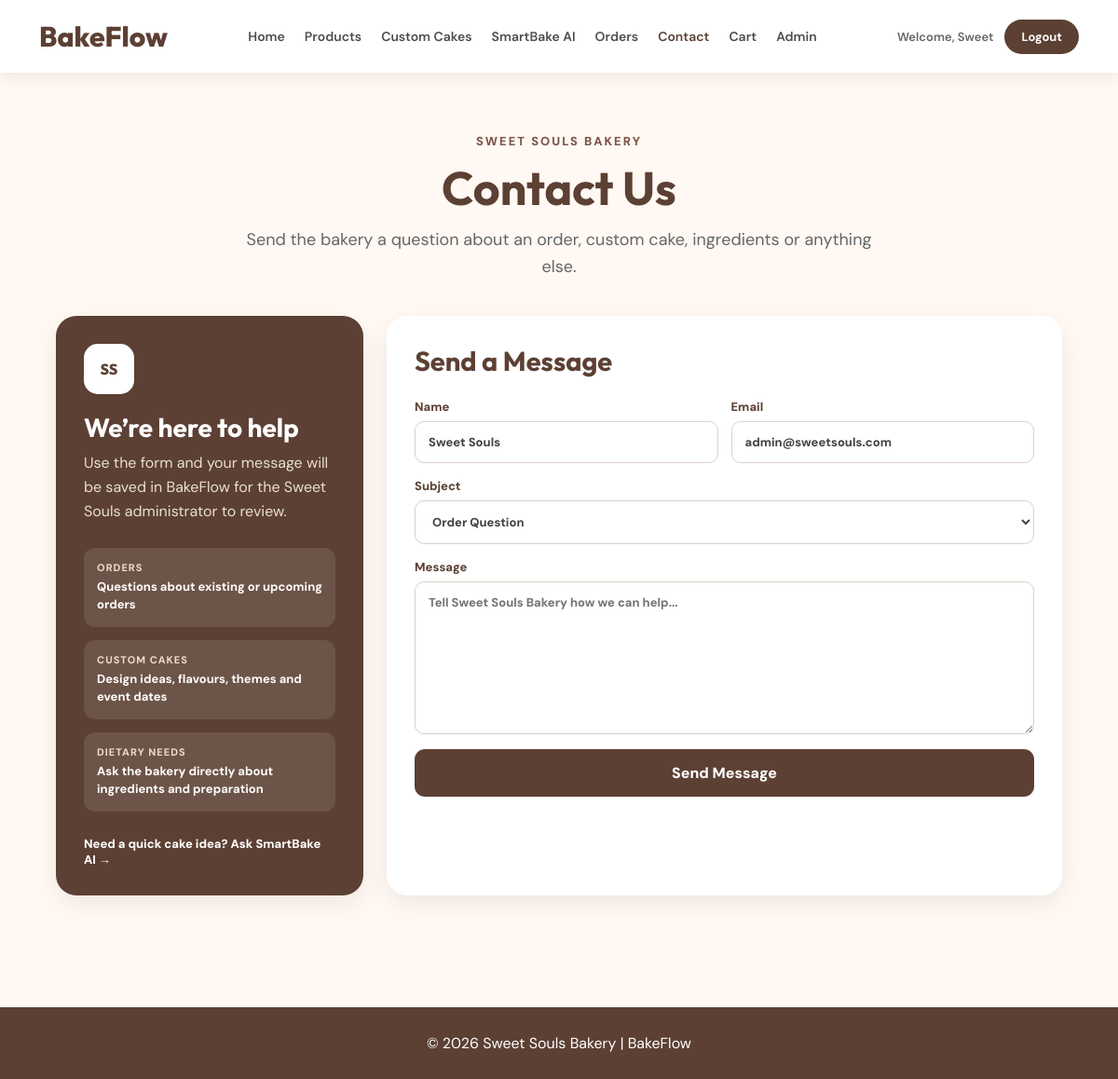
/contact (signed in), run on the app's committed database.
### tables this page shows
CREATE TABLE users (

        id INTEGER PRIMARY KEY AUTOINCREMENT,

        first_name TEXT NOT NULL,

        last_name TEXT NOT NULL,

        email TEXT UNIQUE NOT NULL,

        phone TEXT NOT NULL,

        password TEXT NOT NULL,

        street TEXT NOT NULL,

        suburb TEXT NOT NULL,

        state TEXT NOT NULL,

        postcode TEXT NOT NULL,

        favourite_cake TEXT,

        dietary TEXT,

        marketing INTEGER,

        role TEXT NOT NULL

    );

### app.py (the view, shortened to what this page needs)
@app.route("/contact", methods=["GET", "POST"])
@login_required
def contact():
    user = get_logged_in_user()
    return render_template("contact.html", username=session["user"], user=user)

### app.py (called while the page is built)
def get_db_connection():
    connection = sqlite3.connect(DATABASE)
    connection.row_factory = sqlite3.Row
    connection.execute("PRAGMA foreign_keys = ON")
    return connection

def login_required(function):
    @wraps(function)
    def wrapped(*args, **kwargs):
        if "user" not in session or "email" not in session:
            flash("Please log in to continue.")
            return redirect(url_for("login"))
        return function(*args, **kwargs)
    return wrapped

def get_logged_in_user():
    if "email" not in session:
        return None
    connection = get_db_connection()
    user = connection.execute("SELECT * FROM users WHERE email = ?", (session["email"],)).fetchone()
    connection.close()
    return user

@app.context_processor
def shared_template_values():
    cart_count = 0
    if session.get("email"):
        connection = get_db_connection()
        product_count = connection.execute(
            "SELECT COALESCE(SUM(quantity), 0) FROM cart WHERE user_email = ?",
            (session["email"],)
        ).fetchone()[0]
        custom_count = connection.execute(
            "SELECT COALESCE(SUM(quantity), 0) FROM custom_cart WHERE user_email = ?",
            (session["email"],)
        ).fetchone()[0]
        connection.close()
        cart_count = product_count + custom_count
    return {
        "cart_count": cart_count,
        "current_role": session.get("role"),
    }

### templates/contact.html (shortened to what this page needs)
{% extends "base.html" %}
{% block page_css %}
<link rel="stylesheet" href="{{ url_for('static', filename='css/contact.css') }}">
{% endblock %}
{% block content %}
<section class="page-header">
    <p class="page-label">Sweet Souls Bakery</p>
    <h1>Contact Us</h1>
    <p>Send the bakery a question about an order, custom cake, ingredients or anything else.</p>
</section>
<main class="contact-layout">
    <section class="contact-info">
        <div class="info-badge">SS</div>
        <h2>We’re here to help</h2>
        <p>Use the form and your message will be saved in BakeFlow for the Sweet Souls administrator to review.</p>
        <div class="info-list">
            <div><span>Orders</span><strong>Questions about existing or upcoming orders</strong></div>
            <div><span>Custom Cakes</span><strong>Design ideas, flavours, themes and event dates</strong></div>
            <div><span>Dietary Needs</span><strong>Ask the bakery directly about ingredients and preparation</strong></div>
        </div>
        <a href="{{ url_for('smartbake') }}" class="ai-link">Need a quick cake idea? Ask SmartBake AI →</a>
    </section>
    <section class="contact-card">
        <h2>Send a Message</h2>
        <form action="{{ url_for('contact') }}" method="POST">
            <div class="field-grid two">
                <label>
                    Name
                    <input type="text" name="name" value="{{ user['first_name'] }} {{ user['last_name'] }}" required>
                </label>
                <label>
                    Email
                    <input type="email" name="email" value="{{ user['email'] }}" required>
                </label>
            </div>
            <label>
                Subject
                <select name="subject" required>
                    <option value="Order Question">Order Question</option>
                </select>
            </label>
            <label>
                Message
                <textarea name="message" rows="8" maxlength="1500" placeholder="Tell Sweet Souls Bakery how we can help..." required></textarea>
            </label>
            <button type="submit">Send Message</button>
        </form>
    </section>
</main>
{% endblock %}

### templates/base.html (shortened to what this page needs)
<!DOCTYPE html>
<html lang="en">
<head>
    {% block page_css %}{% endblock %}
    <link rel="stylesheet" href="{{ url_for('static', filename='css/common.css') }}">
</head>
<body>
    <nav class="main-nav">
        <div class="logo">
            <a href="{{ url_for('home') }}">BakeFlow</a>
        </div>
        <ul class="nav-links">
            <li><a class="{% if request.endpoint == 'home' %}active{% endif %}" href="{{ url_for('home') }}">Home</a></li>
            <li><a class="{% if request.endpoint in ['products', 'product_details'] %}active{% endif %}" href="{{ url_for('products') }}">Products</a></li>
            <li><a class="{% if request.endpoint in ['custom_cakes', 'add_saved_custom_cake'] %}active{% endif %}" href="{{ url_for('custom_cakes') }}">Custom Cakes</a></li>
            <li><a class="{% if request.endpoint in ['smartbake', 'smartbake_api'] %}active{% endif %}" href="{{ url_for('smartbake') }}">SmartBake AI</a></li>
            <li><a class="{% if request.endpoint in ['orders', 'order_details'] %}active{% endif %}" href="{{ url_for('orders') }}">Orders</a></li>
            <li><a class="{% if request.endpoint == 'contact' %}active{% endif %}" href="{{ url_for('contact') }}">Contact</a></li>
            <li>
                <a class="cart-link {% if request.endpoint in ['cart', 'checkout'] %}active{% endif %}" href="{{ url_for('cart') }}">
                    Cart
                </a>
            </li>
            {% if current_role == 'Admin' %}
                <li><a class="{% if request.endpoint and request.endpoint.startswith('admin') %}active{% endif %}" href="{{ url_for('admin_dashboard') }}">Admin</a></li>
            {% endif %}
        </ul>
        <div class="nav-right">
            <span class="username">Welcome, {{ username }}</span>
            <a href="{{ url_for('logout') }}" class="logout-btn">Logout</a>
        </div>
    </nav>
    {% block content %}{% endblock %}
    <footer class="site-footer">
        <p>© 2026 Sweet Souls Bakery | BakeFlow</p>
    </footer>
</body>
</html>

### static/css/contact.css (style rules this page uses)
* { margin:0;padding:0;box-sizing:border-box }
body { font-family:'DM Sans',sans-serif;background:#FFF8F3;color:#444 }
.page-header { text-align:center;padding:65px 20px 38px }
.page-label { margin-bottom:10px;color:#7A5646;font-size:13px;font-weight:800;letter-spacing:2px;text-transform:uppercase }
.page-header h1 { font-family:'Outfit',sans-serif;font-size:50px;color:#5C4033;margin-bottom:10px }
.page-header>p:last-child { max-width:700px;margin:auto;color:#666;font-size:18px;line-height:1.6 }
.contact-layout { width:min(92%,1080px);margin:auto;display:grid;grid-template-columns:330px 1fr;gap:25px;align-items:stretch;padding-bottom:70px }
.contact-info,.contact-card { padding:30px;border-radius:22px;background:#fff;box-shadow:0 10px 28px rgba(0,0,0,.07) }
.contact-info { background:#5C4033;color:#fff }
.info-badge { width:54px;height:54px;display:flex;align-items:center;justify-content:center;border-radius:15px;background:#fff;color:#5C4033;font-family:'Outfit',sans-serif;font-weight:800 }
.contact-info h2 { margin:18px 0 8px;font-family:'Outfit',sans-serif;font-size:28px }
.contact-info>p { color:#eaded7;line-height:1.65 }
.info-list { display:grid;gap:14px;margin-top:25px }
.info-list div { padding:14px;border-radius:12px;background:rgba(255,255,255,.1) }
.info-list span,.info-list strong { display:block }
.info-list span { margin-bottom:4px;color:#efd7c9;font-size:11px;font-weight:800;text-transform:uppercase;letter-spacing:1px }
.info-list strong { font-size:13px;line-height:1.5 }
.ai-link { display:block;margin-top:26px;color:#fff;font-size:13px;font-weight:800;text-decoration:none }
.contact-card h2 { margin-bottom:22px;font-family:'Outfit',sans-serif;font-size:29px;color:#5C4033 }
.contact-card form { display:grid;gap:16px }
.field-grid { display:grid;gap:14px }
.field-grid.two { grid-template-columns:1fr 1fr }
label { display:grid;gap:7px;color:#5C4033;font-size:13px;font-weight:800 }
input,select,textarea { width:100%;padding:13px 14px;border:1px solid #ddd0c8;border-radius:10px;background:#fff;font:inherit;color:#444;outline:none }
.contact-card button { padding:15px;border:0;border-radius:11px;background:#5C4033;color:#fff;font:inherit;font-weight:800;cursor:pointer }

### static/css/common.css (style rules this page uses)
.main-nav { width:100%; min-height:78px; display:flex; align-items:center; justify-content:space-between; gap:24px; padding:13px 42px; background:#fff; box-shadow:0 4px 18px rgba(0,0,0,.08); position:sticky; top:0; z-index:1000; }
.main-nav .logo { flex-shrink:0; }
.main-nav .logo a { font-family:'Outfit',sans-serif; font-size:30px; font-weight:800; color:#5C4033; text-decoration:none; white-space:nowrap; }
.main-nav .nav-links { flex:1; display:flex; align-items:center; justify-content:center; flex-wrap:wrap; gap:5px 17px; list-style:none; margin:0; padding:0; }
.main-nav .nav-links li { flex-shrink:0; }
.main-nav .nav-links a { display:flex; align-items:center; gap:6px; padding:8px 2px; color:#4d4d4d; font-family:'DM Sans',sans-serif; font-size:14px; font-weight:600; text-decoration:none; white-space:nowrap; transition:.22s ease; }
.main-nav .nav-links a:hover, .main-nav .nav-links a.active { color:#5C4033 !important; }
.main-nav .nav-right { flex-shrink:0; display:flex; align-items:center; justify-content:flex-end; gap:12px; }
.main-nav .username { color:#666; font-size:13px; font-weight:600; white-space:nowrap; }
.main-nav .logout-btn { display:inline-block; padding:10px 18px; border-radius:30px; background:#5C4033; color:#fff; font-size:13px; font-weight:700; text-decoration:none; white-space:nowrap; transition:.22s ease; }
.site-footer { margin-top:50px; padding:28px 20px; background:#5C4033; color:#fff; text-align:center; font-family:'DM Sans',sans-serif; }
.site-footer p { margin:0; }

### data on the page
users: first_name "Sweet", name "Sweet Souls", email "admin@sweetsouls.com"
